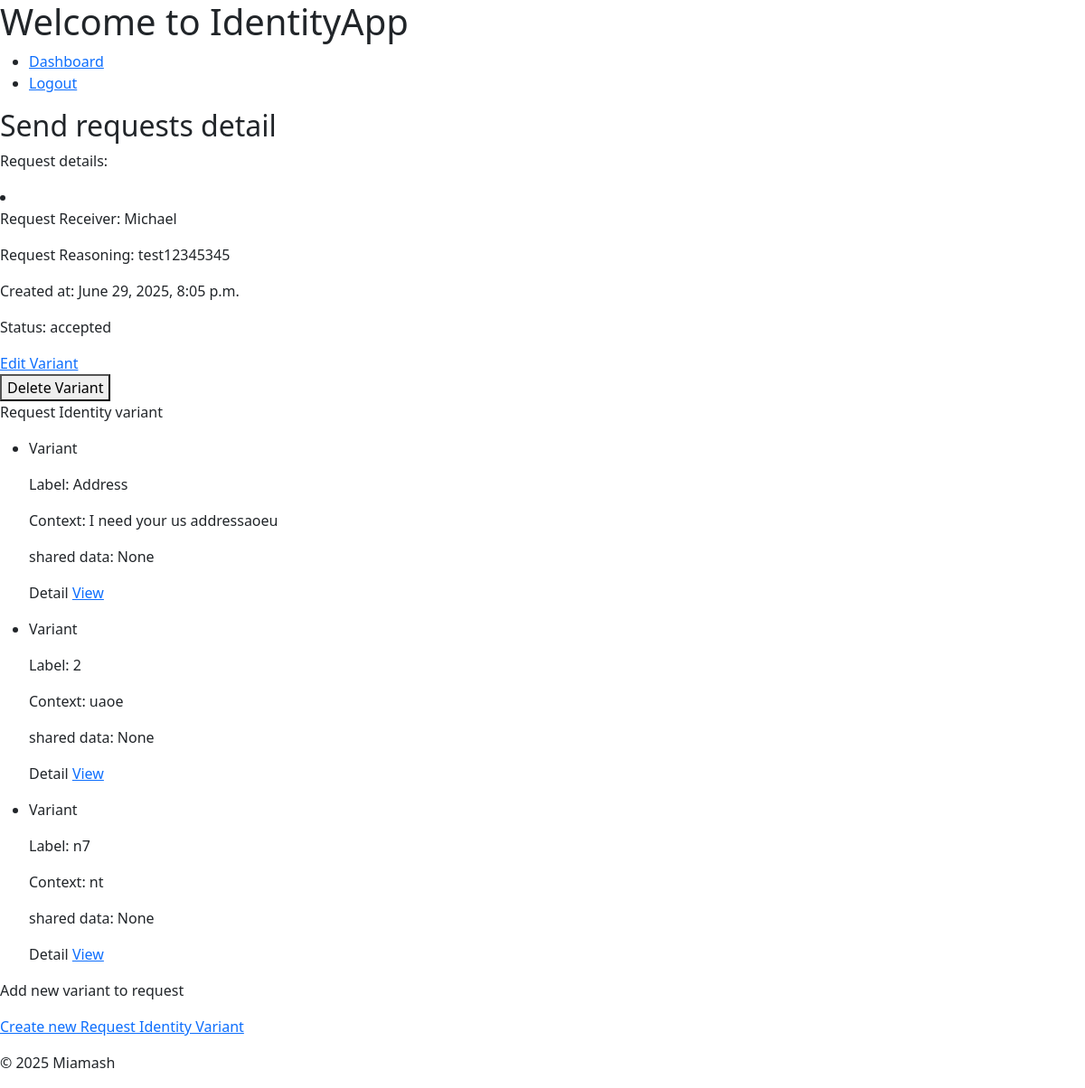
The app's page /request/send/1/ (signed in) with its own data.
### core/models.py (models this page shows, shortened)
class Request(models.Model):
    sender = models.ForeignKey(User, on_delete=models.CASCADE, related_name='requests_sent')
    receiver = models.ForeignKey(User, on_delete=models.CASCADE, related_name='requests_received')
    request_reasoning = models.TextField(blank=True)
    created_at = models.DateTimeField(auto_now_add=True)
    class Status(models.TextChoices):
        PENDING = 'pending', 'Pending'
        ACCEPTED = 'accepted', 'Accepted'
        DENIED = 'denied', 'Denied'
    status = models.CharField(max_length=10, choices=Status.choices, default=Status.PENDING)

class RequestIdentityVariant(models.Model):
    request = models.ForeignKey(Request, on_delete=models.CASCADE, related_name='request_identity_variants')
    label = models.CharField(max_length=50)
    context = models.TextField(blank=True)
    profile_link = models.ForeignKey(ProfileIdentityVariant,null=True, blank=True, on_delete=models.SET_NULL)

### web/views.py (the view)
# urls.py: path('request/send/<int:pk>/', RequestSendDetailView.as_view(), name='request-send-detail'),
class RequestSendDetailView(RequestSenderPermissionMixin, DetailView):
    template_name = 'web/private/request_send_detail.html'
    context_object_name = 'send_request'
    def get_context_data(self, **kwargs):
        context = super().get_context_data(**kwargs)
        requestObject = self.get_object() # Request as model, not django request object
        context['request_identity_variants'] = requestObject.request_identity_variants.all() # type: ignore
        return context

### web/permissions.py (called while the page is built)
    def get_queryset(self):
        return self.model.objects.filter(sender=self.request.user)

### web/templates/web/private/request_send_detail.html (shortened to what this page needs)
{% extends "web/private/base.html" %}
{% block content %}
<h2> Send requests  detail </h2>
<p> Request details: </p>
<li>
    <p>Request Receiver: {{ send_request.receiver }}</p>
    <p>Request Reasoning: {{ send_request.request_reasoning }}</p>
    <p>Created at: {{ send_request.created_at }}</p>
    <p>Status: {{ send_request.status }}</p>
</li>
<a href="{% url 'request-send-update' send_request.id %}">Edit Variant</a>
<span>
    <form method="POST" action="{% url 'request-send-delete' send_request.id %}">
        <button type="submit"
                onclick="return confirm('Are you sure you want to delete this variant? If this variant has been shared that will also be removed.');">
            Delete Variant
        </button>
    </form>
</span>
<p> Request Identity variant </p>
<ul>
    {% for variant in request_identity_variants %}
        <li>
            <p>Variant</p>
            <p>Label: {{ variant.label }}</p>
            <p>Context: {{ variant.context }}</p>
            <p>shared data: {{variant.profile_link}}</p>
            <p>Detail <a href="{% url 'request-send-request-identity-variant-detail' variant.request.id variant.id %}">View</a></p>
        </li>
    {% endfor %}
</ul>
<p> Add new variant to request </p>
<p><a href="{% url 'request-send-request-identity-variant-create' send_request.id %}">Create new Request Identity Variant</a></p>
{% endblock %}

### records on screen
Request: receiver "Michael", request_reasoning "test12345345", created_at "June 29, 2025, 8:05 p.m.", status "accepted"
RequestIdentityVariant: label "Address", context "I need your us addressaoeu", profile_link "None"
RequestIdentityVariant: label "2", context "uaoe", profile_link "None"
RequestIdentityVariant: label "n7", context "nt", profile_link "None"
